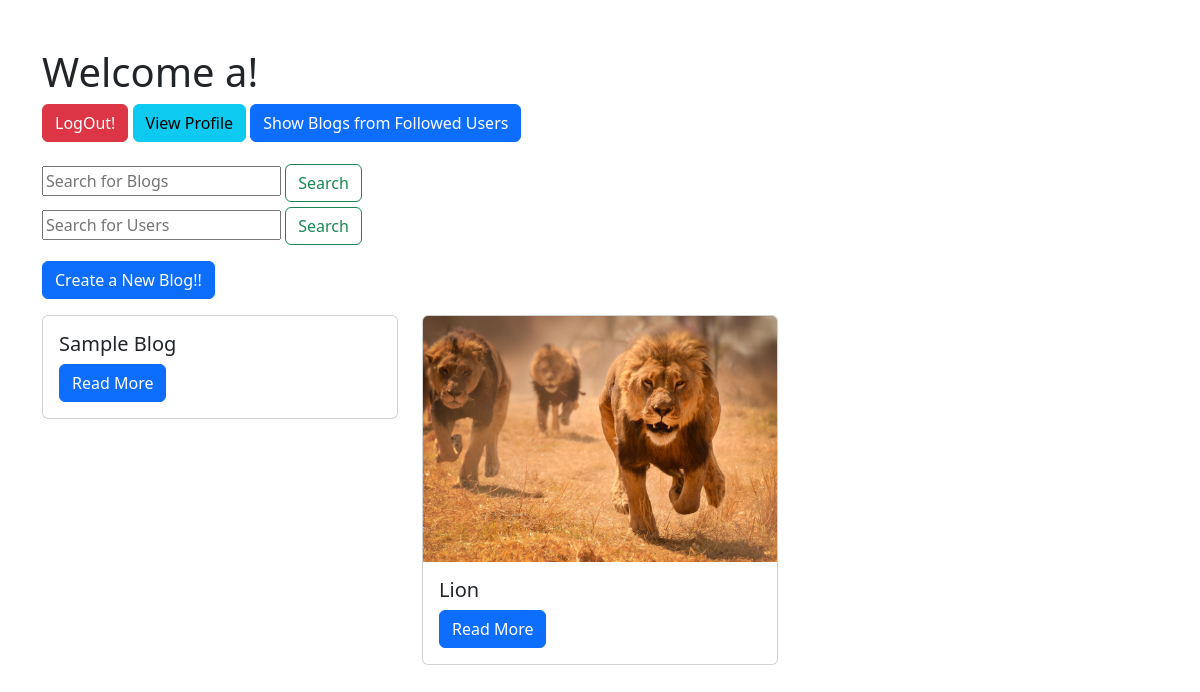
The page /dashboard (signed in) on the database as committed earlier.
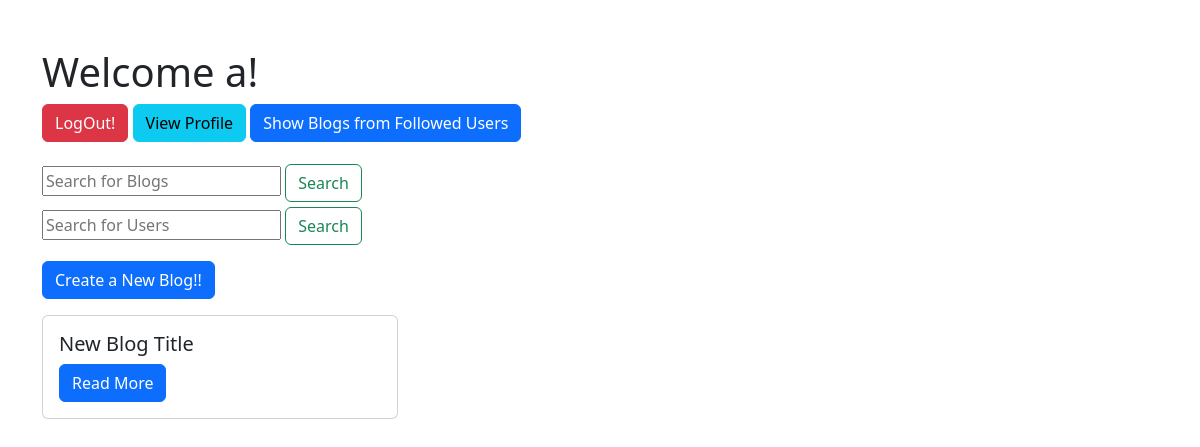
The same page on the database as committed later.
### application/models.py (models this page shows)
class Blog(db.Model):
    id = db.Column(db.Integer, primary_key=True)
    title = db.Column(db.String(150), nullable=False)
    content = db.Column(db.String(500), nullable=False)
    image_url = db.Column(db.String(200), nullable=True)
    timestamp = db.Column(db.DateTime, default=datetime.utcnow)
    user_id = db.Column(db.Integer, db.ForeignKey('user.id'), nullable = False)

### application/controllers.py (the view)
@app.route('/dashboard')
def dashboard():
    if 'username' not in session:
        return redirect(url_for('login'))
    blogs = Blog.query.all()
    return render_template('dashboard.html', username = session['username'], blogs=blogs, only=False)

### templates/dashboard.html (shortened to what this page needs)
{% extends "base.html" %} {% block content %}
<div class="container mt-5">
  <h1>Welcome {{ username }}!</h1>
  <a class="btn btn-danger" href="{{ url_for('logout') }}">LogOut!</a>
  <a class="btn btn-info" href="{{url_for('user_profile', username=username)}}"
    >View Profile</a
  >
  {% if not only %}
  <a href="{{ url_for('dashboard_following') }}" class="btn btn-primary">
    Show Blogs from Followed Users
  </a>
  {% else %}
  <a href="{{ url_for('dashboard') }}" class="btn btn-primary">
    Show Blogs from All Users
  </a>
  {% endif %}
  <form action="{{url_for('search')}}" method="POST">
    <input
      class="mt-4"
      type="search"
      placeholder="Search for Blogs"
      name="search_query"
    />
    <button type="submit" class="btn btn-outline-success">Search</button>
  </form>
  <form action="{{url_for('user_search')}}" method="POST">
    <input
      class="mt-2"
      type="search"
      placeholder="Search for Users"
      name="search_query"
    />
    <button type="submit" class="btn btn-outline-success">Search</button>
  </form>
  <a class="btn btn-primary mt-3" href="{{ url_for('create_blog' )}}"
    >Create a New Blog!!</a
  >
  <div class="row">
    {% for blog in blogs %}
    <div class="col-md-4">
      <div class="card mt-3">
        {% if blog.image_url %}
        <img
          src="{{ url_for('static', filename='images/' + blog.image_url ) }}"
          alt="This is supposed to be blog image"
          class="card-img-top"
        />
        {% endif %}
        <div class="card-body">
          <h5 class="card-title">{{ blog.title }}</h5>
          <a href="{{ url_for('blog', id=blog.id)}}" class="btn btn-primary"
            >Read More</a
          >
        </div>
      </div>
    </div>
    {% endfor %}
  </div>
</div>
{% endblock %}

### templates/base.html (shortened to what this page needs)
<!DOCTYPE html>
<html lang="en">
  <head>
    <link
      href="https://cdn.jsdelivr.net/npm/bootstrap@5.3.3/dist/css/bootstrap.min.css"
      rel="stylesheet"
    />
  </head>
  <body>
     {% block content %} {% endblock %}
  </body>
</html>

Rows that differ between the two databases and show on the page:
removed Blog: title "Sample Blog"
removed Blog: image_url (picture), title "Lion"
added Blog: title "New Blog Title"
